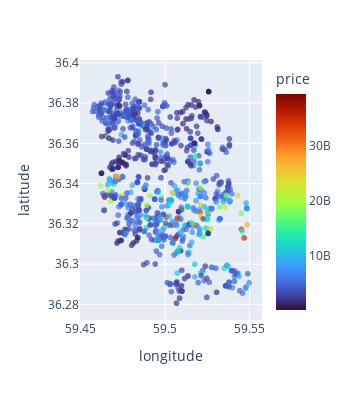

Write notebook code for a chart like this one.
### Code cell
fig = px.scatter(
    df, 
    x="longitude", 
    y="latitude", 
    color="price", 
    color_continuous_scale="turbo",  
    width=350, 
    height=400
)
fig.update_traces(marker=dict(size=6, opacity=0.7))
fig.show()

### Figure 1 — Plotly figure (JSON) as saved in the notebook; plotly's stock layout.template omitted (floating-point values rounded to 4 significant figures; data arrays with more than 128 entries replaced by an {"elided": "..."} marker saying what was removed)
{"data": [{"hovertemplate": "longitude=%{x}<br>latitude=%{y}<br>price=%{marker.color}<extra></extra>", "legendgroup": "", "marker": {"color": {"elided": "5000 int values"}, "coloraxis": "coloraxis", "opacity": 0.7, "size": 6, "symbol": "circle"}, "mode": "markers", "name": "", "showlegend": false, "type": "scattergl", "x": {"elided": "5000 float values"}, "xaxis": "x", "y": {"elided": "5000 float values"}, "yaxis": "y"}], "layout": {"coloraxis": {"colorbar": {"title": {"text": "price"}}, "colorscale": [[0, "#30123b"], [0.07143, "#4145ab"], [0.1429, "#4675ed"], [0.2143, "#39a2fc"], [0.2857, "#1bcfd4"], [0.3571, "#24eca6"], [0.4286, "#61fc6c"], [0.5, "#a4fc3b"], [0.5714, "#d1e834"], [0.6429, "#f3c63a"], [0.7143, "#fe9b2d"], [0.7857, "#f36315"], [0.8571, "#d93806"], [0.9286, "#b11901"], [1, "#7a0402"]]}, "height": 400, "legend": {"tracegroupgap": 0}, "margin": {"t": 60}, "width": 350, "xaxis": {"anchor": "y", "domain": [0, 1], "title": {"text": "longitude"}}, "yaxis": {"anchor": "x", "domain": [0, 1], "title": {"text": "latitude"}}}}
